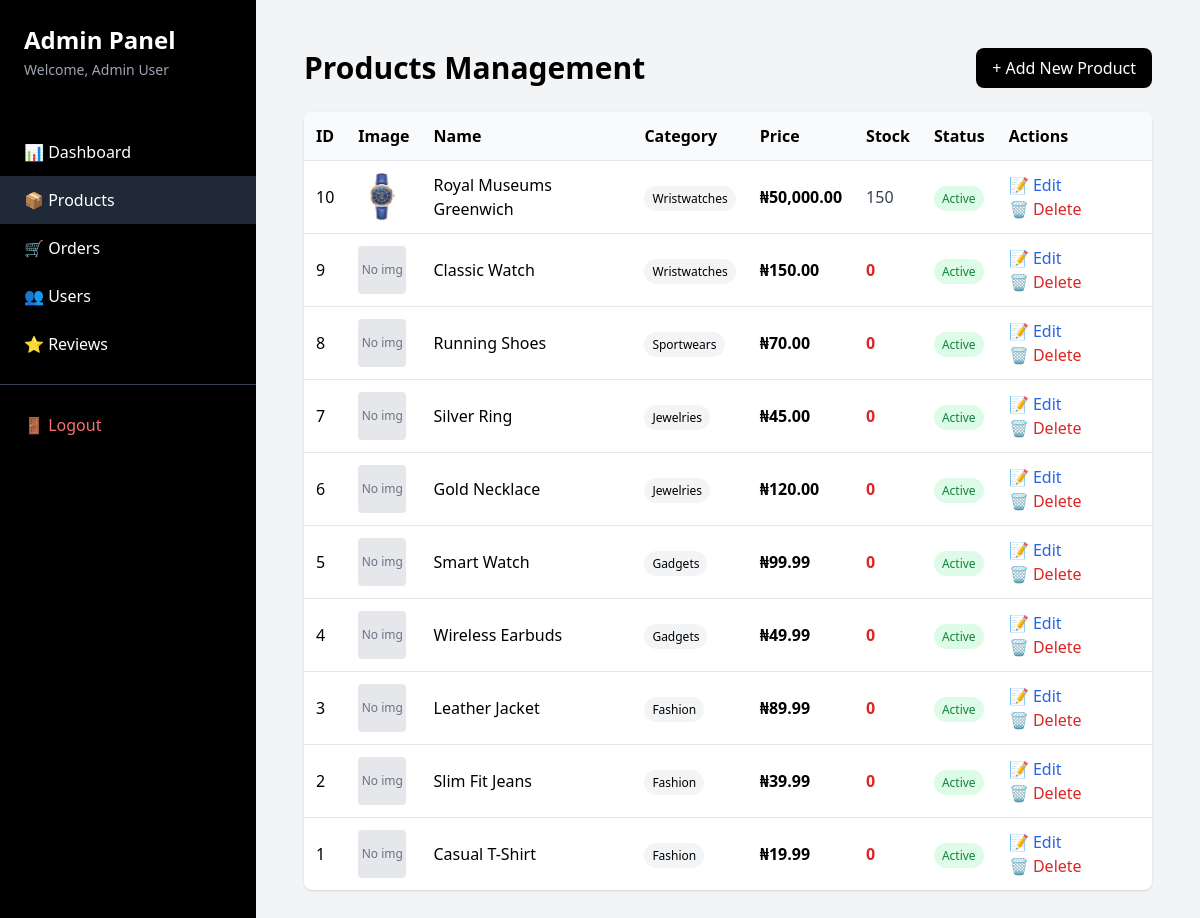
Screenshot of /admin/products.php (signed in) with the database file from the repository.
### tables this page shows
CREATE TABLE `products` (
  `id` int(11) NOT NULL,
  `name` varchar(255) NOT NULL,
  `price` decimal(10,2) NOT NULL,
  `category` varchar(100) NOT NULL,
  `image` varchar(255) DEFAULT NULL,
  `description` text DEFAULT NULL,
  `created_at` timestamp NOT NULL DEFAULT current_timestamp(),
  `stock` int(11) DEFAULT 0,
  `featured` tinyint(1) DEFAULT 0,
  `status` enum('active','inactive') DEFAULT 'active',
  `created_by` int(11) DEFAULT NULL
);

### includes/db.php (called while the page is built, shortened)
<?php
$host = 'localhost';
$user = 'root';
$password = '';
$database = 'ecommerce';
$conn = mysqli_connect($host, $user, $password, $database);
function query($sql, $params = [], $types = "") {
    global $conn;
    $stmt = mysqli_prepare($conn, $sql);
    mysqli_stmt_execute($stmt);
    return $stmt;
}
function all($stmt) {
    $result = mysqli_stmt_get_result($stmt);
    $rows = [];
    while ($row = mysqli_fetch_assoc($result)) {
        $rows[] = $row;
    }
    return $rows;
}
?>

### admin/products.php (the view, shortened to what this page needs)
<?php
require_once '../includes/db.php';
include 'includes/admin-header.php';
$stmt = query("SELECT * FROM products ORDER BY id DESC");
$products = all($stmt);
?>
<div class="p-6">
    <div class="flex justify-between items-center mb-6">
        <h1 class="text-3xl font-bold">Products Management</h1>
        <a href="product-add.php" class="bg-black text-white px-4 py-2 rounded-lg hover:bg-gray-800">
            + Add New Product
        </a>
    </div>
    <div class="bg-white rounded-lg shadow overflow-x-auto">
        <table class="w-full">
            <thead class="bg-gray-50">
                <tr class="text-left">
                    <th class="p-3">ID</th>
                    <th class="p-3">Image</th>
                    <th class="p-3">Name</th>
                    <th class="p-3">Category</th>
                    <th class="p-3">Price</th>
                    <th class="p-3">Stock</th>
                    <th class="p-3">Status</th>
                    <th class="p-3">Actions</th>
                </tr>
            </thead>
            <tbody>
                <?php if(empty($products)): ?>
                    <tr>
                        <td colspan="8" class="p-8 text-center text-gray-500">
                            No products found. <a href="product-add.php" class="text-blue-600 hover:underline">Add your first product</a>
                        </td>
                    </tr>
                <?php else: ?>
                    <?php foreach($products as $product): ?>
                    <tr class="border-t hover:bg-gray-50">
                        <td class="p-3"><?php echo $product['id']; ?></td>
                        <td class="p-3">
                            <?php if(!empty($product['image']) && file_exists('../assets/images/' . $product['image'])): ?>
                                <img src="../assets/images/<?php echo $product['image']; ?>"
                                     class="w-12 h-12 object-cover rounded"
                                     onerror="this.src='https://via.placeholder.com/48'">
                            <?php else: ?>
                                <div class="w-12 h-12 bg-gray-200 rounded flex items-center justify-center text-xs text-gray-500">
                                    No img
                                </div>
                            <?php endif; ?>
                        </td>
                        <td class="p-3 font-medium"><?php echo htmlspecialchars($product['name']); ?></td>
                        <td class="p-3">
                            <span class="px-2 py-1 rounded-full text-xs bg-gray-100">
                                <?php echo $product['category']; ?>
                            </span>
                         </td>
                        <td class="p-3 font-semibold">₦<?php echo number_format($product['price'], 2); ?></td>
                        <td class="p-3">
                            <span class="<?php echo $product['stock'] < 10 ? 'text-red-600 font-bold' : 'text-gray-700'; ?>">
                                <?php echo $product['stock']; ?>
                            </span>
                         </td>
                        <td class="p-3">
                            <span class="px-2 py-1 rounded-full text-xs <?php echo $product['status'] == 'active' ? 'bg-green-100 text-green-700' : 'bg-red-100 text-red-700'; ?>">
                                <?php echo ucfirst($product['status']); ?>
                            </span>
                         </td>
                        <td class="p-3">
                            <a href="product-edit.php?id=<?php echo $product['id']; ?>"
                               class="text-blue-600 hover:text-blue-800 mr-3 inline-block">
                                📝 Edit
                            </a>
                            <a href="javascript:void(0)"
                               onclick="confirmDelete(<?php echo $product['id']; ?>, '<?php echo addslashes($product['name']); ?>')"
                               class="text-red-600 hover:text-red-800 inline-block">
                                🗑️ Delete
                            </a>
                        </td>
                    </tr>
                    <?php endforeach; ?>
                <?php endif; ?>
            </tbody>
         </div>
    </div>
</div>
<?php include 'includes/admin-footer.php'; ?>

### rows the page displays
products: id "10", image (picture), name "Royal Museums Greenwich", category "Wristwatches", price "50,000.00", stock "150", status "Active"
products: id "9", image "No img", name "Classic Watch", category "Wristwatches", price "150.00", stock "0", status "Active"
products: id "8", image "No img", name "Running Shoes", category "Sportwears", price "70.00", stock "0", status "Active"
products: id "7", image "No img", name "Silver Ring", category "Jewelries", price "45.00", stock "0", status "Active"
products: id "6", image "No img", name "Gold Necklace", category "Jewelries", price "120.00", stock "0", status "Active"
products: id "5", image "No img", name "Smart Watch", category "Gadgets", price "99.99", stock "0", status "Active"
products: id "4", image "No img", name "Wireless Earbuds", category "Gadgets", price "49.99", stock "0", status "Active"
products: id "3", image "No img", name "Leather Jacket", category "Fashion", price "89.99", stock "0", status "Active"
products: id "2", image "No img", name "Slim Fit Jeans", category "Fashion", price "39.99", stock "0", status "Active"
products: id "1", image "No img", name "Casual T-Shirt", category "Fashion", price "19.99", stock "0", status "Active"

### other values shown
$_SESSION['user_name'] "Admin User"
